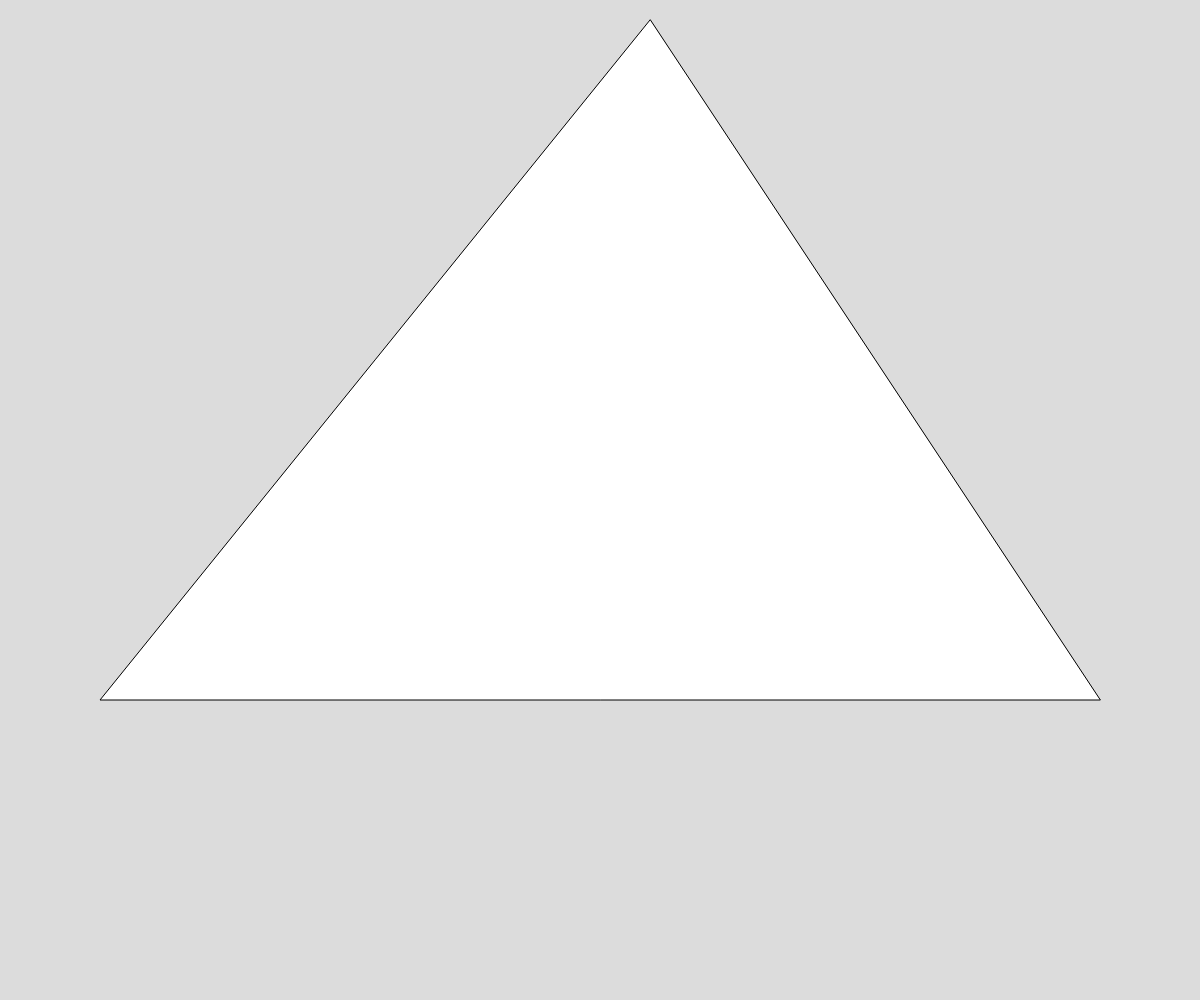
Frame 1 (no input)
Frame 60 (no input): identical to frame 1, image omitted
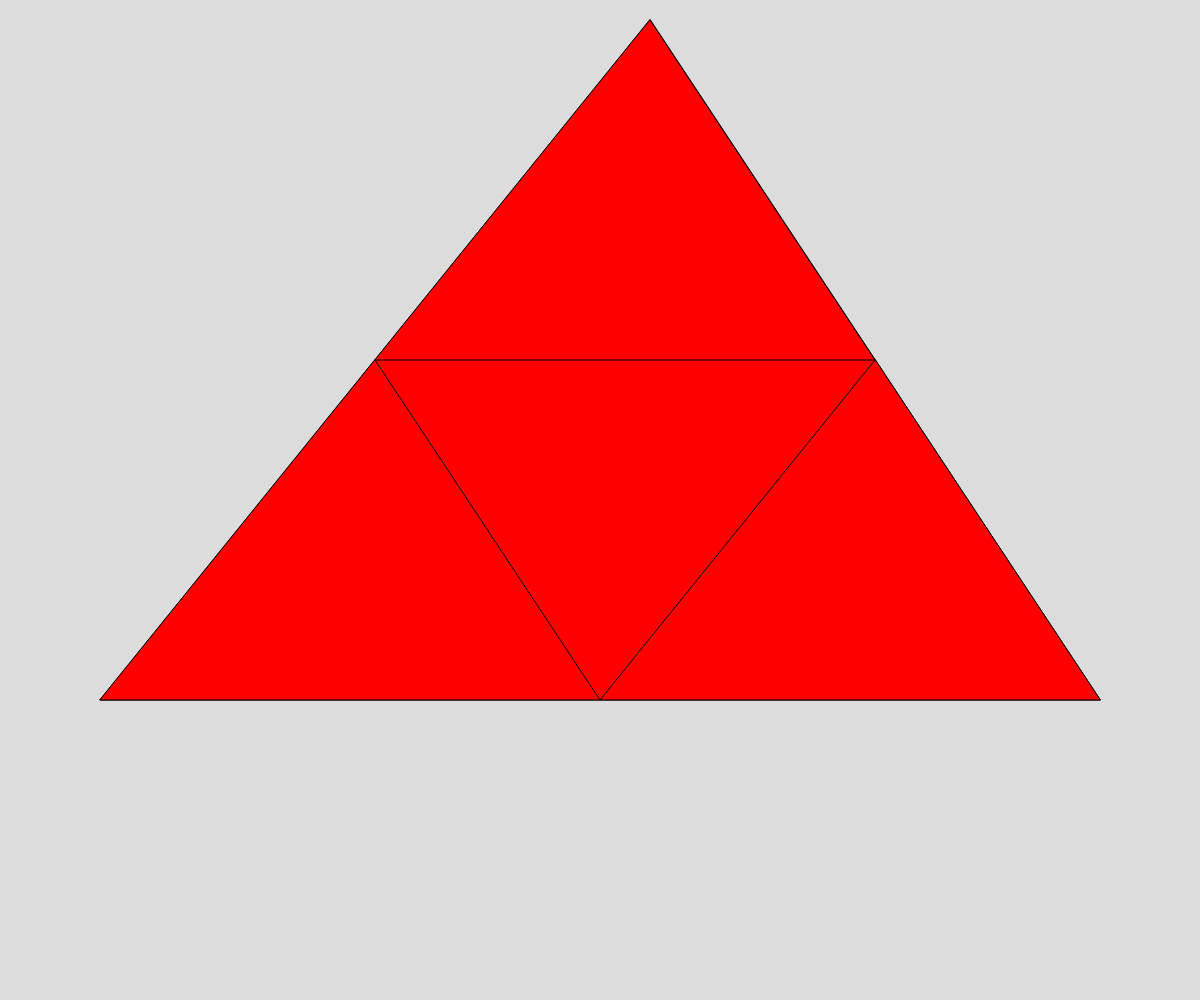
Frame 120 (the mouse pressed at the canvas centre since frame 60)

The p5.js sketch that drew these frames (run headless with seeded random() and noise() and a simulated clock; from frame 60 on, the mouse is pressed at the canvas centre):

// p5.js sketch
// ── sketch.js
// Triangle Demo
// Your Name
// Date
//
// Extra for Experts:
// - describe what you did to take this project "above and beyond"

let initialTriangle = [
  {x: 650, y: 20},
  {x: 100, y: 700},
  {x: 1100, y: 700},
];

let theDepth = 0;
let theColors = ["pink", "red", "blue", "purple", "orange", "green"]
function setup() {
  createCanvas(windowWidth, windowHeight);
}

function draw() {
  background(220);
  sirpinskiTraingle(initialTriangle, theDepth);
}

function sirpinskiTraingle(points, depth) {
  triangle(points[0].x, points[0].y, points[1].x, points[1].y, points[2].x, points[2].y);

  if (depth > 0) {
    //draw lower left triangle
  sirpinskiTraingle([midPoint(points[0], points[1]),
  midPoint(points[1], points[2]),
  points[1]],
  depth - 1);

  //draw upper triangle
  sirpinskiTraingle([midPoint(points[0], points[1]),
  midPoint(points[0], points[2]),
  points[0]],
  depth - 1);

  //draw lower right triangle
  fill(theColors[depth])
  sirpinskiTraingle([midPoint(points[0], points[2]),
  midPoint(points[1], points[2]),
  points[2]],
  depth - 1);
  }
  
}

function midPoint(p1, p2) {
  let newX = (p1.x +p2.x) /2;
  let newY = (p1.y + p2.y) /2;
  return{x: newX, y: newY};
}

function mousePressed() {
  if (theDepth < 6) {
    theDepth++;
  }
}
